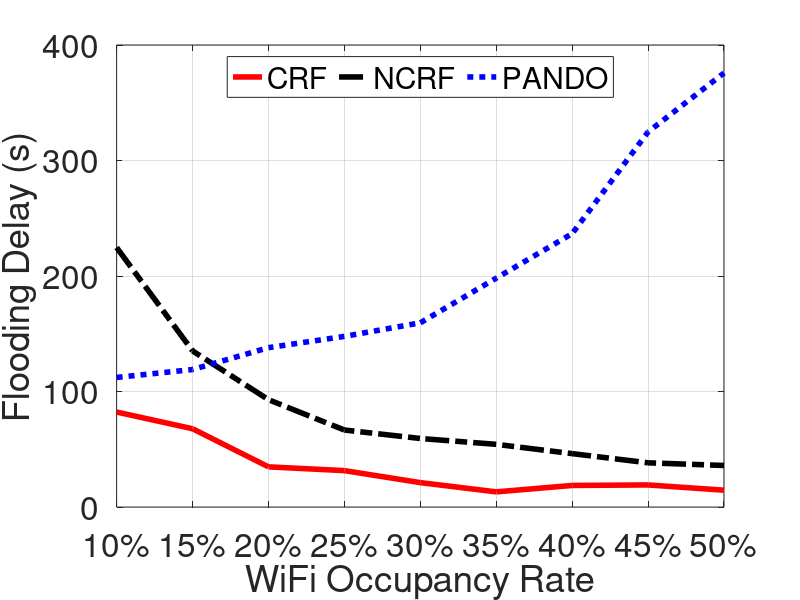

Write MATLAB code to recreate this figure.
close all;
clear;
clc;

xrange = 10:5:50;

eva = cell2mat(struct2cell(load('eva_delay_wifitraffic.mat')));   

fig = figure('Position',[0 250 800 350]); 
plot(xrange',eva(:,2),'-', 'Color','r','LineWidth',4);
hold on
plot(xrange',eva(:,3),'-.','Color','k','LineWidth',4);
hold on
plot(xrange',eva(:,4),':','Color','b','LineWidth',4);
hold off


ylabel('Flooding Delay (s)');
xlabel('WiFi Occupancy Rate');
xticks(xrange);
xlim([10 50]);
xticklabels({'10%','15%', '20%', '25%', '30%', '35%', '40%', '45%','50%'});

legend('CRF','NCRF', 'PANDO', 'Location','north', 'Orientation','horizontal');


set(gca,'FontSize',24);
grid on;
%     print -deps FDWiFiTraffic.eps
saveas(gca, 'FDWiFiTraffic.eps','epsc');